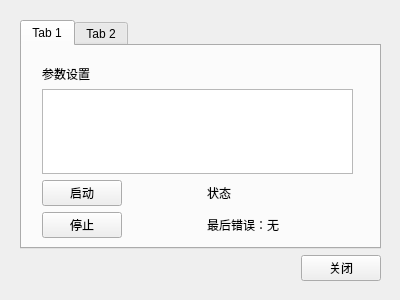
<?xml version="1.0" encoding="UTF-8"?>
<ui version="4.0">
 <class>ModbusMasterProtocolDriverUI</class>
 <widget class="QWidget" name="ModbusMasterProtocolDriverUI">
  <property name="geometry">
   <rect>
    <x>0</x>
    <y>0</y>
    <width>400</width>
    <height>300</height>
   </rect>
  </property>
  <property name="windowTitle">
   <string>Form</string>
  </property>
  <widget class="QWidget" name="gridLayoutWidget">
   <property name="geometry">
    <rect>
     <x>10</x>
     <y>10</y>
     <width>381</width>
     <height>281</height>
    </rect>
   </property>
   <layout class="QGridLayout" name="gridLayout">
    <property name="leftMargin">
     <number>10</number>
    </property>
    <property name="topMargin">
     <number>10</number>
    </property>
    <property name="rightMargin">
     <number>10</number>
    </property>
    <property name="bottomMargin">
     <number>10</number>
    </property>
    <item row="1" column="1">
     <widget class="QPushButton" name="pbClose">
      <property name="text">
       <string>关闭</string>
      </property>
     </widget>
    </item>
    <item row="1" column="0">
     <spacer name="horizontalSpacer">
      <property name="orientation">
       <enum>Qt::Horizontal</enum>
      </property>
      <property name="sizeHint" stdset="0">
       <size>
        <width>40</width>
        <height>20</height>
       </size>
      </property>
     </spacer>
    </item>
    <item row="0" column="0" colspan="2">
     <widget class="QTabWidget" name="tabWidget">
      <property name="currentIndex">
       <number>0</number>
      </property>
      <widget class="QWidget" name="paraTab">
       <attribute name="title">
        <string>Tab 1</string>
       </attribute>
       <widget class="QWidget" name="gridLayoutWidget_2">
        <property name="geometry">
         <rect>
          <x>10</x>
          <y>9</y>
          <width>331</width>
          <height>193</height>
         </rect>
        </property>
        <layout class="QGridLayout" name="gridLayout_2">
         <property name="leftMargin">
          <number>10</number>
         </property>
         <property name="topMargin">
          <number>10</number>
         </property>
         <property name="rightMargin">
          <number>10</number>
         </property>
         <property name="bottomMargin">
          <number>10</number>
         </property>
         <item row="3" column="2" colspan="2">
          <widget class="QLabel" name="lbLastError">
           <property name="text">
            <string>最后错误：无</string>
           </property>
          </widget>
         </item>
         <item row="2" column="2" colspan="2">
          <widget class="QLabel" name="lbState">
           <property name="text">
            <string>状态</string>
           </property>
          </widget>
         </item>
         <item row="1" column="0" colspan="4">
          <widget class="QTableView" name="tv_parameters"/>
         </item>
         <item row="2" column="0">
          <widget class="QPushButton" name="pbStart">
           <property name="text">
            <string>启动</string>
           </property>
          </widget>
         </item>
         <item row="3" column="0">
          <widget class="QPushButton" name="pbStop">
           <property name="text">
            <string>停止</string>
           </property>
          </widget>
         </item>
         <item row="0" column="0" colspan="4">
          <widget class="QLabel" name="lbInterface">
           <property name="text">
            <string>参数设置</string>
           </property>
          </widget>
         </item>
        </layout>
       </widget>
      </widget>
      <widget class="QWidget" name="aboutTab">
       <property name="maximumSize">
        <size>
         <width>16777211</width>
         <height>16777215</height>
        </size>
       </property>
       <attribute name="title">
        <string>Tab 2</string>
       </attribute>
       <widget class="QWidget" name="gridLayoutWidget_3">
        <property name="geometry">
         <rect>
          <x>10</x>
          <y>10</y>
          <width>331</width>
          <height>206</height>
         </rect>
        </property>
        <layout class="QGridLayout" name="gridLayout_3">
         <property name="leftMargin">
          <number>10</number>
         </property>
         <property name="topMargin">
          <number>10</number>
         </property>
         <property name="rightMargin">
          <number>10</number>
         </property>
         <property name="bottomMargin">
          <number>10</number>
         </property>
         <item row="0" column="0">
          <widget class="QLabel" name="label">
           <property name="text">
            <string>驱动名称</string>
           </property>
          </widget>
         </item>
         <item row="3" column="0">
          <widget class="QLabel" name="label_5">
           <property name="text">
            <string>描述</string>
           </property>
          </widget>
         </item>
         <item row="4" column="0" colspan="2">
          <widget class="QTextBrowser" name="tbDescription"/>
         </item>
         <item row="2" column="0">
          <widget class="QLabel" name="label_3">
           <property name="text">
            <string>版本号</string>
           </property>
          </widget>
         </item>
         <item row="0" column="1">
          <widget class="QLabel" name="lbName">
           <property name="text">
            <string>TextLabel</string>
           </property>
          </widget>
         </item>
         <item row="2" column="1">
          <widget class="QLabel" name="lbVersion">
           <property name="text">
            <string>TextLabel</string>
           </property>
          </widget>
         </item>
         <item row="1" column="0">
          <widget class="QLabel" name="label_2">
           <property name="text">
            <string>厂商名称</string>
           </property>
          </widget>
         </item>
         <item row="1" column="1">
          <widget class="QLabel" name="lbManufacturer">
           <property name="text">
            <string>TextLabel</string>
           </property>
          </widget>
         </item>
        </layout>
       </widget>
      </widget>
     </widget>
    </item>
   </layout>
  </widget>
 </widget>
 <resources/>
 <connections/>
</ui>
